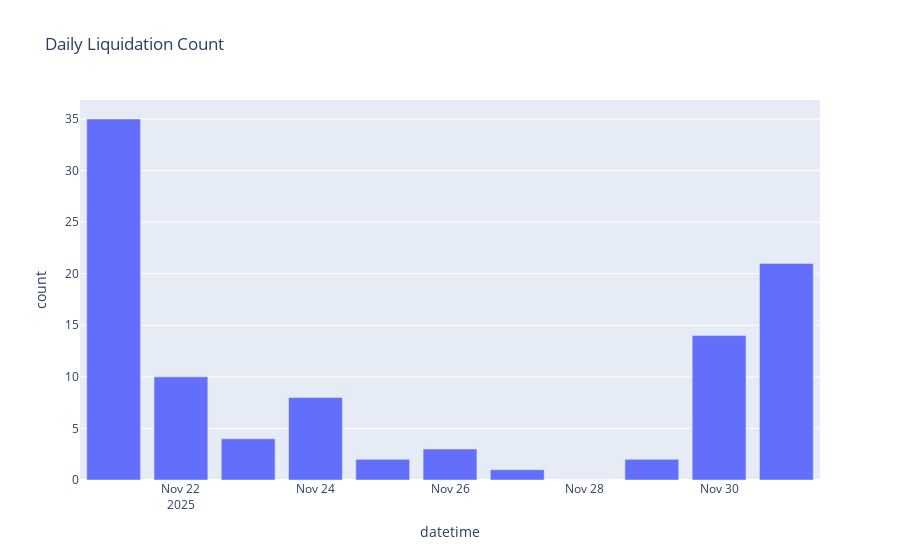

This figure's notebook cell:
### Code cell
# Liquidations over time
df_daily = df.set_index('datetime').resample('D').size().reset_index(name='count')
px.bar(df_daily, x='datetime', y='count', title='Daily Liquidation Count')

### Figure 1 — Plotly figure (JSON) as saved in the notebook; plotly's stock layout.template omitted (floating-point values rounded to 4 significant figures)
{"data": [{"hovertemplate": "datetime=%{x}<br>count=%{y}<extra></extra>", "legendgroup": "", "marker": {"color": "#636efa", "pattern": {"shape": ""}}, "name": "", "orientation": "v", "showlegend": false, "textposition": "auto", "type": "bar", "x": ["2025-11-21T00:00:00.000000000", "2025-11-22T00:00:00.000000000", "2025-11-23T00:00:00.000000000", "2025-11-24T00:00:00.000000000", "2025-11-25T00:00:00.000000000", "2025-11-26T00:00:00.000000000", "2025-11-27T00:00:00.000000000", "2025-11-28T00:00:00.000000000", "2025-11-29T00:00:00.000000000", "2025-11-30T00:00:00.000000000", "2025-12-01T00:00:00.000000000"], "xaxis": "x", "y": [35, 10, 4, 8, 2, 3, 1, 0, 2, 14, 21], "yaxis": "y"}], "layout": {"barmode": "relative", "legend": {"tracegroupgap": 0}, "title": {"text": "Daily Liquidation Count"}, "xaxis": {"anchor": "y", "domain": [0, 1], "title": {"text": "datetime"}}, "yaxis": {"anchor": "x", "domain": [0, 1], "title": {"text": "count"}}}}
